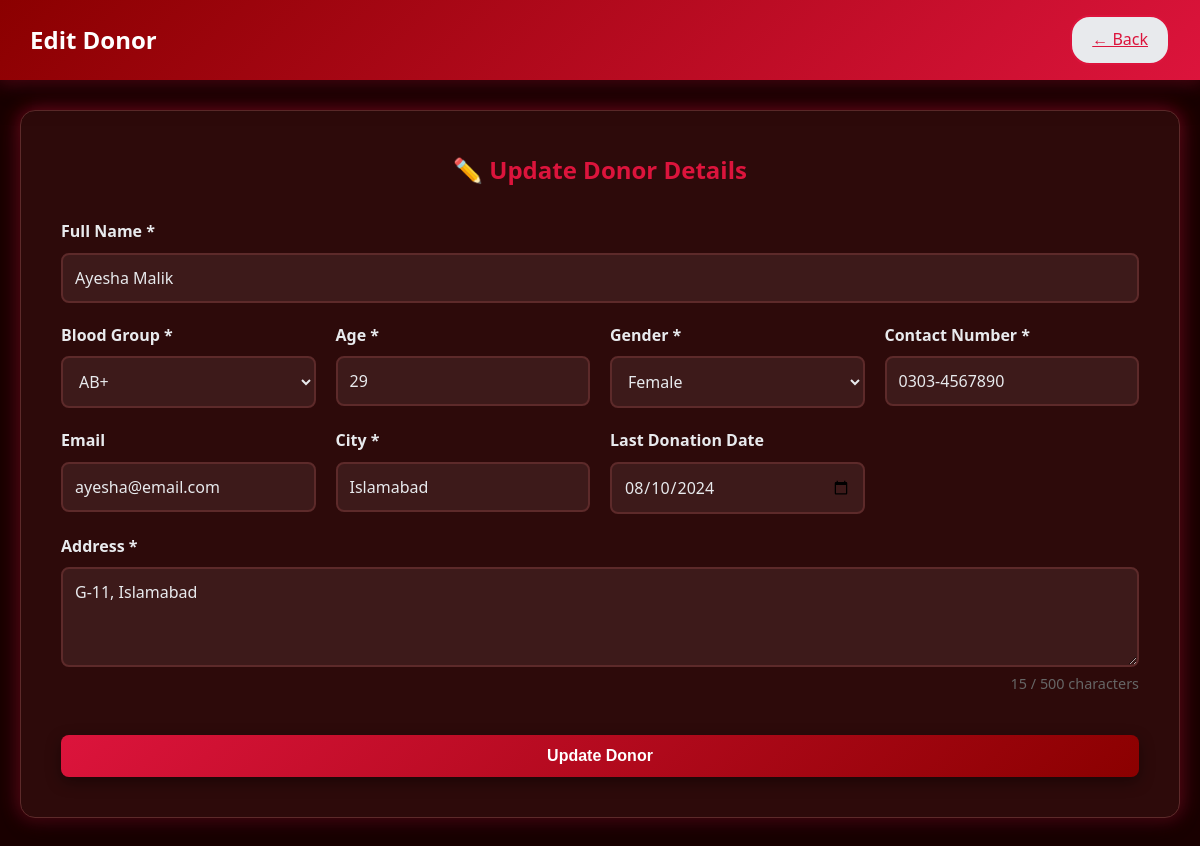
/donorServices/edit_donor.php?id=4 (signed in), run on the app's committed database.
### tables this page shows
CREATE TABLE donors (
    id INT PRIMARY KEY AUTO_INCREMENT,
    admin_id INT NOT NULL,
    name VARCHAR(100) NOT NULL,
    blood_group VARCHAR(5) NOT NULL,
    age INT NOT NULL CHECK (age >= 18),
    gender VARCHAR(10) NOT NULL CHECK (gender IN ('Male','Female','Other')),
    contact VARCHAR(15) NOT NULL,
    email VARCHAR(100),
    city VARCHAR(50) NOT NULL,
    address TEXT NOT NULL,
    last_donation_date DATE,
    created_at TIMESTAMP DEFAULT CURRENT_TIMESTAMP,
    FOREIGN KEY (admin_id) REFERENCES admins(id)
);

### donors/config.php (called while the page is built, shortened)
<?php
$host = 'localhost';
$username = 'root';
$password = '';
$database = 'blood_donor_system';
$conn = mysqli_connect($host, $username, $password, $database);
function clean($data) {
    global $conn;
    $data = trim($data);
    $data = stripslashes($data);
    $data = htmlspecialchars($data);
    $data = mysqli_real_escape_string($conn, $data);
    return $data;
}
?>

### donorServices/edit_donor.php (the view, shortened to what this page needs)
<?php
require_once 'config.php';
$donor_id = clean($_GET['id']);
$sql = "SELECT * FROM donors WHERE id = '$donor_id'";
$result = mysqli_query($conn, $sql);
$donor = mysqli_fetch_assoc($result);
?>
<!DOCTYPE html>
<html lang="en">
<head>
    <link rel="stylesheet" href="style.css">
</head>
<body>
    <nav class="navbar">
        <h1>Edit Donor</h1>
        <a href="view_donors.php" class="btn-back">← Back</a>
    </nav>
    <div class="container">
        <div class="form-card">
            <h2>✏️ Update Donor Details</h2>
            <form method="POST">
                <div class="form-grid">
                    <div class="form-group full-width">
                        <label>Full Name *</label>
                        <input type="text" name="name" value="<?= htmlspecialchars($donor['name']) ?>" required>
                    </div>
                    <div class="form-group">
                        <label>Blood Group *</label>
                        <select name="blood_group" required>
                            <?php
                            $groups = ['A+','A-','B+','B-','O+','O-','AB+','AB-'];
                            foreach($groups as $g) {
                                $selected = ($donor['blood_group'] == $g) ? 'selected' : '';
                                echo "<option value='$g' $selected>$g</option>";
                            }
                            ?>
                        </select>
                    </div>
                    <div class="form-group">
                        <label>Age *</label>
                        <input type="number" name="age" min="18" max="65" value="<?= $donor['age'] ?>" required>
                    </div>
                    <div class="form-group">
                        <label>Gender *</label>
                        <select name="gender" required>
                            <option value="Female" <?= $donor['gender'] == 'Female' ? 'selected' : '' ?>>Female</option>
                        </select>
                    </div>
                    <div class="form-group">
                        <label>Contact Number *</label>
                        <input type="text" name="contact" value="<?= $donor['contact'] ?>" required>
                    </div>
                    <div class="form-group">
                        <label>Email</label>
                        <input type="email" name="email" value="<?= $donor['email'] ?>">
                    </div>
                    <div class="form-group">
                        <label>City *</label>
                        <input type="text" name="city" value="<?= $donor['city'] ?>" required>
                    </div>
                    <div class="form-group">
                        <label>Last Donation Date</label>
                        <input type="date" name="last_donation" value="<?= $donor['last_donation_date'] ?>">
                    </div>
                    <div class="form-group full-width">
                        <label>Address *</label>
                        <textarea name="address" required><?= htmlspecialchars($donor['address']) ?></textarea>
                    </div>
                </div>
                <button type="submit" class="btn btn-submit">Update Donor</button>
            </form>
        </div>
    </div>
</body>
</html>

### utilities/style.css (style rules this page uses)
:root { --primary-color: #dc143c; --secondary-color: #8b0000; --accent-color: #ff6b6b; --success-color: #ff4444; --warning-color: #ff8800; --green-color: #00cc00; --new-color:rgb(255, 94, 0); --bg-color: #1a0000; --bg-card: #2d0a0a; --white: #ffffff; --light-gray: #3d1a1a; --border-color: #5d2a2a; --text-dark: #e8eaed; --text-light: #c8aab8; --text-white: #ffffff; --spacing-xs: 5px; --spacing-sm: 10px; --spacing-md: 20px; --spacing-lg: 30px; --spacing-xl: 40px; --radius-sm: 5px; --radius-md: 8px; --radius-lg: 15px; --radius-round: 50px; --shadow-sm: 0 2px 5px rgba(0,0,0,0.3); --shadow-md: 0 5px 15px rgba(0,0,0,0.4); --shadow-lg: 0 10px 30px rgba(0,0,0,0.5); --glow-primary: 0 0 20px rgba(220, 20, 60, 0.6); --glow-accent: 0 0 20px rgba(255, 107, 107, 0.6); --glow-success: 0 0 20px rgba(255, 68, 68, 0.6); --transition: 0.3s ease; }
* { margin: 0; padding: 0; box-sizing: border-box; }
body { font-family: 'Segoe UI', Tahoma, Geneva, Verdana, sans-serif; background: var(--bg-color); color: var(--text-dark); line-height: 1.6; }
.navbar { background: linear-gradient(135deg, var(--secondary-color), var(--primary-color)); padding: 15px var(--spacing-lg); color: var(--text-white); display: flex; justify-content: space-between; align-items: center; box-shadow: var(--shadow-lg), var(--glow-primary); position: relative; overflow: hidden; }
.navbar::before { content: ''; position: absolute; top: 0; left: -100%; width: 100%; height: 100%; background: linear-gradient(90deg, transparent, rgba(255, 255, 255, 0.1), transparent ); animation: shimmer 3s infinite; }
.navbar h1 { font-size: 1.5em; font-weight: 600; text-align: center; }
.btn { padding: 12px var(--spacing-lg); border: none; border-radius: var(--radius-md); font-size: 1em; font-weight: bold; cursor: pointer; text-decoration: none; display: inline-block; transition: var(--transition); text-align: center; position: relative; overflow: hidden; }
.btn::before { content: ''; position: absolute; top: 50%; left: 50%; width: 0; height: 0; border-radius: 50%; background: rgba(255, 255, 255, 0.2); transform: translate(-50%, -50%); transition: width 0.6s, height 0.6s; }
.btn-back { background: var(--text-dark); color: var(--primary-color); padding: var(--spacing-sm) var(--spacing-md); border-radius: 20px; border: 2px solid var(--primary-color); }
.btn-submit { background: linear-gradient(135deg, var(--primary-color), var(--secondary-color)); color: var(--text-white); width: 100%; margin-top: var(--spacing-xl); box-shadow: var(--shadow-md); }
.container { max-width: 1200px; margin: var(--spacing-lg) auto; padding: 0 var(--spacing-md); }
.form-card { background: var(--bg-card); padding: var(--spacing-xl); border-radius: var(--radius-lg); box-shadow: var(--shadow-lg), var(--glow-primary); border: 1px solid var(--border-color); animation: slideIn 0.5s ease; }
.form-card h2 { text-align: center; margin-bottom: var(--spacing-lg); color: var(--primary-color); }
.form-grid { display: grid; grid-template-columns: repeat(auto-fit, minmax(200px, 1fr)); gap: var(--spacing-md); }
.form-group { display: flex; flex-direction: column; }
.full-width { grid-column: 1 / -1; }
label { margin-bottom: 8px; color: var(--text-dark); font-weight: bold; }
input, select, textarea { padding: 12px; border: 2px solid var(--border-color); border-radius: var(--radius-md); font-size: 1em; font-family: inherit; transition: var(--transition); background: var(--light-gray); color: var(--text-dark); }
textarea { resize: vertical; min-height: 100px; }

### data on the page
donors: name "Ayesha Malik", age "29", gender "Female", contact "0303-4567890", email "ayesha@email.com", city "Islamabad", last_donation "08/10/2024", address "G-11, Islamabad"

### other printed values
form field blood_group "AB+"
